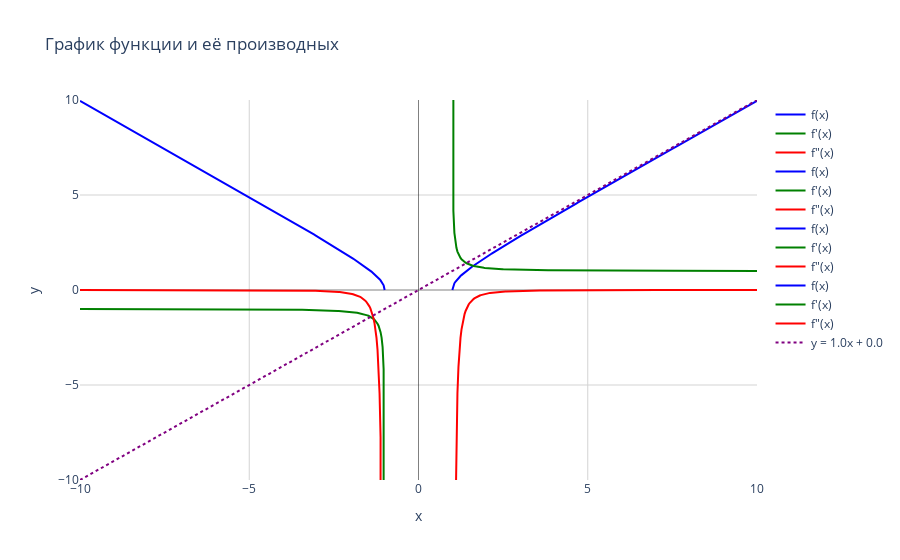

The notebook cell saved with this chart:
### Code cell
x = Symbol('x')
f = sqrt(x**2 - 1)   # иррациональная функция
analyzer = FunctionAnalyzer(f, x)

analyzer.describe()  # выводит подробный анализ
analyzer.plot()      # строит график

### Figure 1 — Plotly figure (JSON) as saved in the notebook; plotly's stock layout.template omitted (floating-point values rounded to 4 significant figures; data arrays with more than 128 entries replaced by an {"elided": "..."} marker saying what was removed)
{"data": [{"line": {"color": "blue"}, "name": "f(x)", "type": "scatter", "x": {"elided": "300 float values"}, "y": {"elided": "300 float values"}}, {"line": {"color": "green"}, "name": "f'(x)", "type": "scatter", "x": {"elided": "300 float values"}, "y": {"elided": "300 float values"}}, {"line": {"color": "red"}, "name": "f\"(x)", "type": "scatter", "x": {"elided": "300 float values"}, "y": {"elided": "300 float values"}}, {"line": {"color": "blue"}, "name": "f(x)", "type": "scatter", "x": {"elided": "300 float values"}, "y": {"elided": "300 null values"}}, {"line": {"color": "green"}, "name": "f'(x)", "type": "scatter", "x": {"elided": "300 float values"}, "y": {"elided": "300 null values"}}, {"line": {"color": "red"}, "name": "f\"(x)", "type": "scatter", "x": {"elided": "300 float values"}, "y": {"elided": "300 null values"}}, {"line": {"color": "blue"}, "name": "f(x)", "type": "scatter", "x": {"elided": "300 float values"}, "y": {"elided": "300 null values"}}, {"line": {"color": "green"}, "name": "f'(x)", "type": "scatter", "x": {"elided": "300 float values"}, "y": {"elided": "300 null values"}}, {"line": {"color": "red"}, "name": "f\"(x)", "type": "scatter", "x": {"elided": "300 float values"}, "y": {"elided": "300 null values"}}, {"line": {"color": "blue"}, "name": "f(x)", "type": "scatter", "x": {"elided": "300 float values"}, "y": {"elided": "300 float values"}}, {"line": {"color": "green"}, "name": "f'(x)", "type": "scatter", "x": {"elided": "300 float values"}, "y": {"elided": "300 float values"}}, {"line": {"color": "red"}, "name": "f\"(x)", "type": "scatter", "x": {"elided": "300 float values"}, "y": {"elided": "300 float values"}}, {"line": {"color": "purple", "dash": "dot"}, "mode": "lines", "name": "y = 1.0x + 0.0", "type": "scatter", "x": [-10, 10], "y": [-10, 10]}], "layout": {"hovermode": "x unified", "plot_bgcolor": "white", "showlegend": true, "title": {"text": "График функции и её производных"}, "xaxis": {"gridcolor": "lightgray", "range": [-10, 10], "title": {"text": "x"}, "zerolinecolor": "black", "zerolinewidth": 0.5}, "yaxis": {"gridcolor": "lightgray", "range": [-10, 10], "title": {"text": "y"}, "zerolinecolor": "black", "zerolinewidth": 0.5}}}
